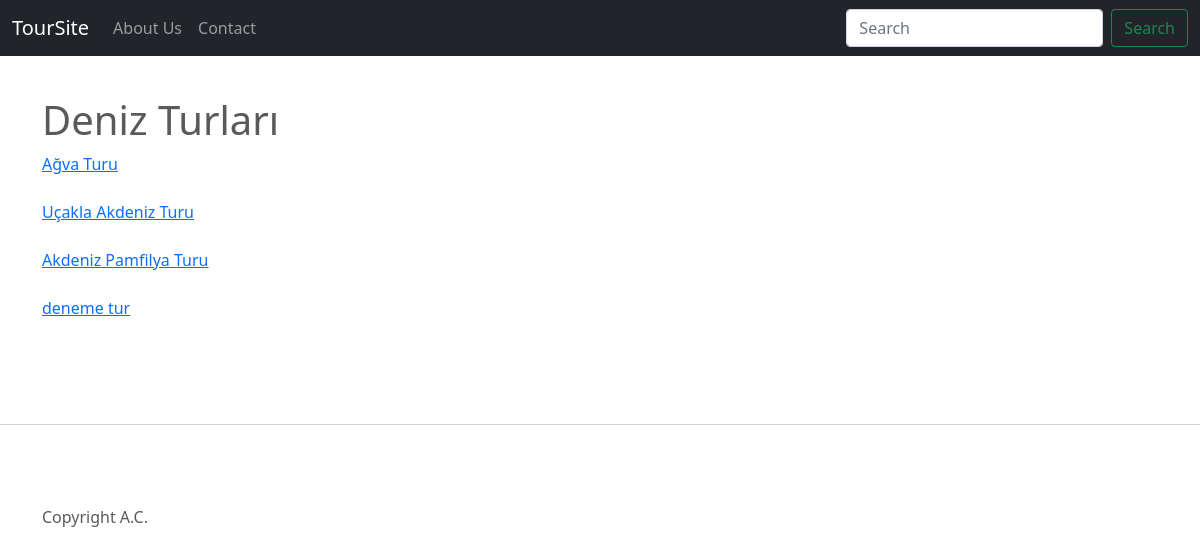
The page /category/deniz-turlari on the database its author committed.
### toursite/models.py (models this page shows, shortened)
class Option(models.Model):
    name = models.CharField(max_length=200)
    description = models.TextField()
    content = RichTextField()

class Page(models.Model):
    title = models.CharField(max_length=200)
    slug = models.SlugField(default='', max_length=200, blank=True)
    link = models.CharField(max_length=500, null=True, blank=True)
    description = models.TextField()
    content = RichTextField()
    status = models.CharField(choices=(
            ('y', "Yayinda"),
            ('t', "Taslak"),
        ),
        max_length=1
    )
    page_type = models.CharField(choices=(
            ('u', "Üst menü"),
            ('y', "Yan Menü"),
            ('a', "Alt Menü"),
        ),
        max_length=1
    )
    order = models.IntegerField()
    parent = models.ForeignKey("Page", on_delete=models.SET_NULL, null=True, blank=True)
    def get_absolute_url(self):
        if self.link:
            return self.link
        else:
            return reverse('page-detail', kwargs={'slug': self.slug})

class TourCategory(models.Model):
    title = models.CharField(max_length=200)
    slug = models.SlugField(default='', max_length=200, blank=True)
    image = models.ImageField(upload_to='images/')

class CategoryTour(models.Model):
    class Meta:
        verbose_name = 'Category-Tour Relations'
    category=models.ForeignKey("TourCategory", on_delete=models.CASCADE, null=False, blank=False)
    tour=models.ForeignKey("Tour", on_delete=models.CASCADE, null=False, blank=False)

class Tour(models.Model):
    title = models.CharField(max_length=200)
    slug = models.SlugField(default='', max_length=200, blank=True)
    Description = models.TextField()
    tour_program = RichTextField()
    def get_absolute_url(self):
        return reverse('tour-detail', kwargs={'slug': self.slug})

### toursite/views.py (the view)
# urls.py: path('category/<slug:slug>', CategoryDetailView.as_view(),name='category-detail'),
class CategoryDetailView(DetailView):
    model = TourCategory
    template_name = 'category_detail.html'

### toursite/context_proccessors.py (called while the page is built)
def pages(request):
    return {
        'pages': Page.objects.all()
    }

def options(request):
    return {
        'options': Option.objects.all()
    }

### toursite/templates/category_detail.html (shortened to what this page needs)
{% extends 'base.html' %}
{% block content %}
<h1 class="mt-5">{{ tourcategory.title }} </h1>
{% for tours_sub in tourcategory.categorytour_set.all %}
  <a href='{{ tours_sub.tour.get_absolute_url }}'>  {{ tours_sub.tour.title }}</a> <br><br>
{% endfor %}
{% endblock content %}

### toursite/templates/base.html (shortened to what this page needs)
<!doctype html>
<html lang="en">
<head>
    <link href="https://cdn.jsdelivr.net/npm/bootstrap@5.0.1/dist/css/bootstrap.min.css" rel="stylesheet"
>
    {% load static %}
    <link rel="stylesheet" type="text/css" href="{% static 'css\style-3.css' %}">
    <link rel="stylesheet" type="text/css" href="{% static 'css\carousel.css' %}">
</head>
<body class="d-flex flex-column h-100">
    <header>
        <nav class="navbar navbar-expand-md navbar-dark fixed-top bg-dark">
          <div class="container-fluid">
            <a class="navbar-brand" href="{% url 'home' %}">
                {% for option in options %}
                {% if option.name == 'Title' %}
                {{ option.content |safe }}
                {% endif %}
                {% endfor %}
            </a>
            <div class="collapse navbar-collapse" id="navbarCollapse">
              <ul class="navbar-nav me-auto mb-2 mb-md-0">
                {% for page in pages %}
                        {% if page.page_type == 'u' %}
                            {% if not page.parent %}
                                 {% if page.page_set.all %}
                            <li class="nav-item dropdown">
                                <a class="nav-link dropdown-toggle" data-bs-toggle="dropdown" href="#" role="button" aria-expanded="false">{{ page.title }}</a>
                                <ul class="dropdown-menu">
                                    {% for page_sub in page.page_set.all %}
                                        <li><a class="dropdown-item" href="{{ page_sub.get_absolute_url }}">{{ page_sub.title }}</a></li>
                                    {% endfor %}
                                </ul>
                                {% else %}
                                <li class="nav-item">
                                    <a class="nav-link" href="{{ page.get_absolute_url }}">{{ page.title }}</a>
                                  </li>
                                {% endif %}
                        {% endif %}
                    {% endif %}
                {% empty %}
                <li>Sorry, no page in this list.</li>
                {% endfor %}
              </ul>
              <form class="d-flex">
                <input class="form-control me-2" type="search" placeholder="Search" aria-label="Search">
                <button class="btn btn-outline-success" type="submit">Search</button>
              </form>
            </div>
          </div>
        </nav>
      </header>
      <main>
        <div class="container">
            {% block content %}
            {% endblock content %}
        </div>
        <hr class="featurette-divider">
        <footer class="container">
          {% for option in options %}
            {% if option.name == 'Footer' %}
            {{ option.content |safe }}
            {% endif %}
            {% endfor %}
        </footer>
      </main>
</body>
</html>

### toursite/static/css/carousel.css (style rules this page uses)
body { padding-top: 3rem; padding-bottom: 3rem; color: #5a5a5a; }
.featurette-divider { margin: 5rem 0; }

### rows shown on the page
Option: content "TourSite"
Page: title "About Us"
Page: title "Contact"
TourCategory: title "Deniz Turları"
CategoryTour: tour "Ağva Turu"
CategoryTour: tour "Uçakla Akdeniz Turu"
CategoryTour: tour "Akdeniz Pamfilya Turu"
CategoryTour: tour "deneme tur"
Option: content "Copyright A.C."
